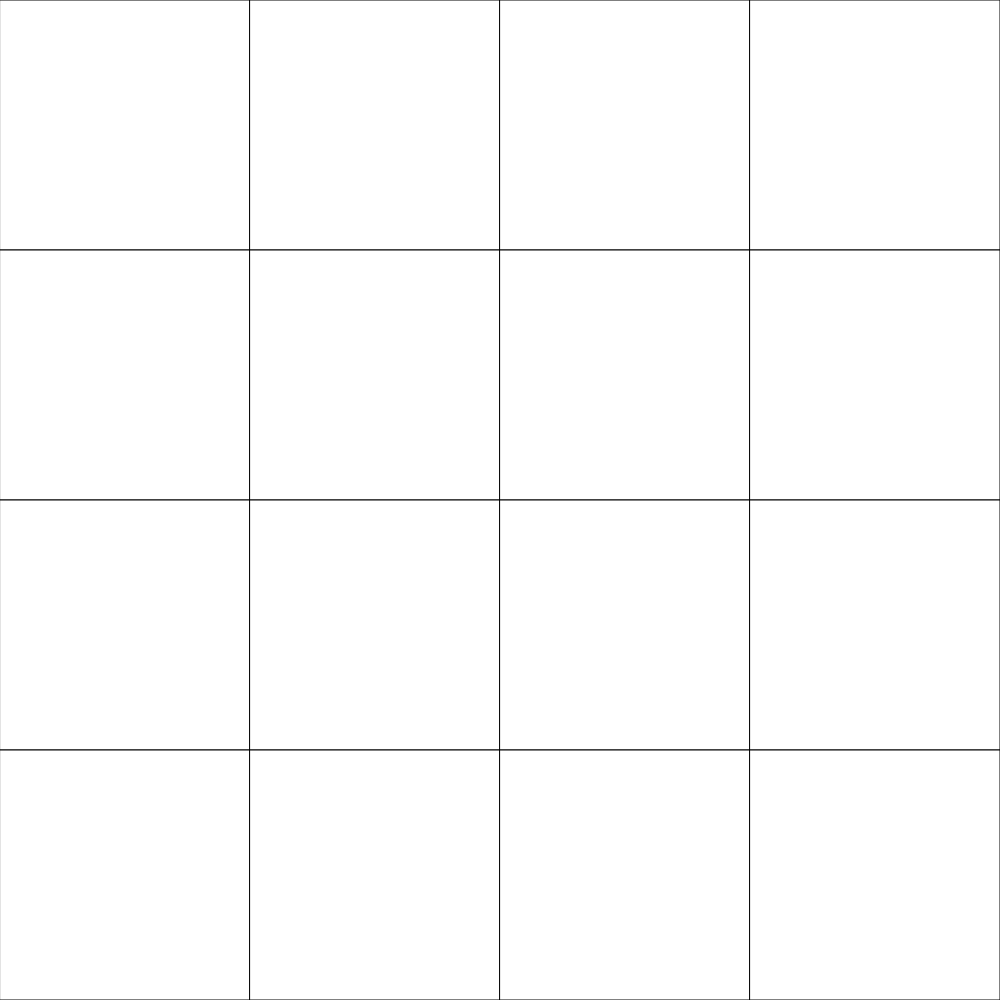
Frame 1 (no input)
Frame 60 (no input): identical to frame 1, image omitted
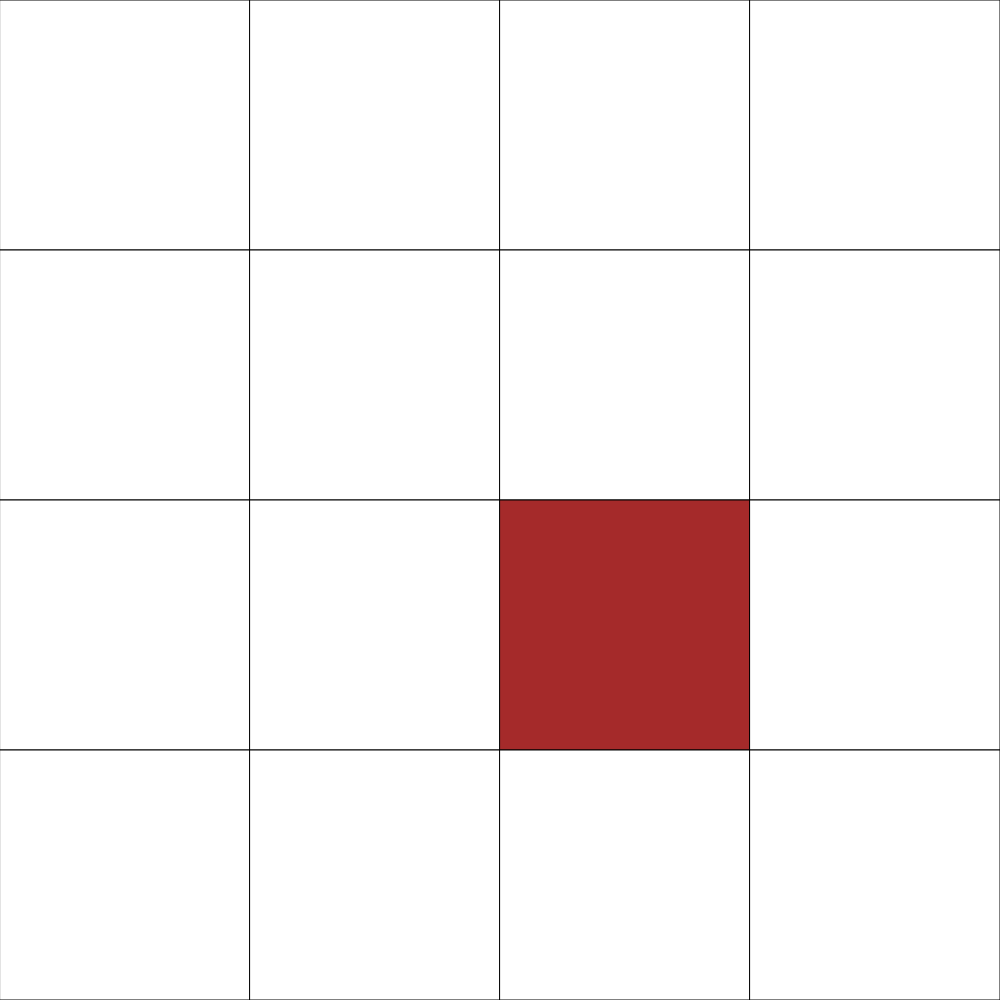
Frame 120 (the mouse pressed at the canvas centre since frame 60)

The p5.js sketch that drew these frames (run headless with seeded random() and noise() and a simulated clock; from frame 60 on, the mouse is pressed at the canvas centre):

// p5.js sketch
// ── sketch.js
// Memory Game Demo
// Oct 30, 2019

let grid;
let completedGrid;
let rows = 4;
let cols = 4;
let currentlySelectedCells = [];
const EMPTY = 255;
let currentlyAnimating = false;
let state = "gameplay";

function setup() {
  if (windowWidth > windowHeight) {
    createCanvas(windowHeight, windowHeight);
  }
  else {
    createCanvas(windowWidth, windowWidth);
  }
  completedGrid = createCompletedGrid();
  grid = createEmptyGrid(cols, rows);
}

function draw() {
  background(220);
  if (state === "gameplay") {
    displayGrid(grid, rows, cols);
  }
  else if (state === "win") {
    winScreen();
  }
}

function createCompletedGrid() {
  let colorList = ["blue", "red", "green", "yellow", "orange", "black", "purple", "brown"];
  let pairs = [];
  for (let thisColor of colorList) {
    pairs.push(thisColor);
    pairs.push(thisColor);
  }
  shuffle(pairs, true); //change the value of pairs to be randomized

  let completedGrid = createEmptyGrid(cols, rows);
  //assign each color to a location
  let x = 0;
  let y = 0;
  for (let i = 0; i < pairs.length; i++) {
    completedGrid[y][x] = pairs[i];
    x++;
    if (x === cols) {
      y++;
      x = 0;
    }
  }
  return completedGrid;
}

function windowResized() {
  if (windowWidth > windowHeight) {
    createCanvas(windowHeight, windowHeight);
  }
  else {
    createCanvas(windowWidth, windowWidth);
  }
}

function mousePressed() {
  if (!currentlyAnimating) {
    let cellSize = width/cols;

    let xCoord = floor(mouseX / cellSize);
    let yCoord = floor(mouseY / cellSize);
    
    if (currentlySelectedCells.length < 2 && grid[yCoord][xCoord] === EMPTY) {
      grid[yCoord][xCoord] = completedGrid[yCoord][xCoord];
      let thisCell = {
        x: xCoord,
        y: yCoord
      };
      currentlySelectedCells.push(thisCell);
    }
    if (currentlySelectedCells.length === 2) {
      //is it a pair?
      let firstColor = completedGrid[currentlySelectedCells[0].y][currentlySelectedCells[0].x];
      let secondColor = completedGrid[currentlySelectedCells[1].y][currentlySelectedCells[1].x];
      if (firstColor === secondColor) {
        //update grid to contain this pair
        // grid[currentlySelectedCells[0].y][currentlySelectedCells[0].x] = completedGrid[currentlySelectedCells[0].y][currentlySelectedCells[0].x];
        // grid[currentlySelectedCells[1].y][currentlySelectedCells[1].x] = completedGrid[currentlySelectedCells[1].y][currentlySelectedCells[1].x];
        currentlySelectedCells = [];
        if (gameIsWon()) {
          state = "win";
        }
      }
      else {
        //reset grid to remove whatever was chosen
        currentlyAnimating = true;
        window.setTimeout(animateWrongPair, 1000);
      }  
    }
  }
}

function animateWrongPair() {
  grid[currentlySelectedCells[0].y][currentlySelectedCells[0].x] = EMPTY;
  grid[currentlySelectedCells[1].y][currentlySelectedCells[1].x] = EMPTY;
  
  currentlySelectedCells = [];
  currentlyAnimating = false;
}

function createEmptyGrid() {
  let emptyGrid = [];
  for (let x = 0; x < cols; x++) {
    emptyGrid.push([]);
    for (let y = 0; y < rows; y++) {
      emptyGrid[x].push(EMPTY);
    }
  }
  return emptyGrid;
}

function displayGrid(grid, rows, cols) {
  let cellSize = width / cols;
  for (let y = 0; y < rows; y++) {
    for (let x = 0; x < cols; x++) {
      fill(grid[y][x]);
      rect(x*cellSize, y*cellSize, cellSize, cellSize);
    }
  }
}

function gameIsWon() {
  for (let i = 0; i < grid.length; i++) {
    for (let j = 0; j < grid[i].length; j++) {  
      if (grid[i][j] !== completedGrid[i][j]) {
        // at least one thing is different
        return false;
      }
    }
  }
  // can only get here if all items in the array are the same
  return true;
}

function winScreen() {
  background(255);
  fill(0);
  textSize(85);
  textAlign(CENTER, CENTER);
  text("YOU WIN!", width/2, height/2);
}
